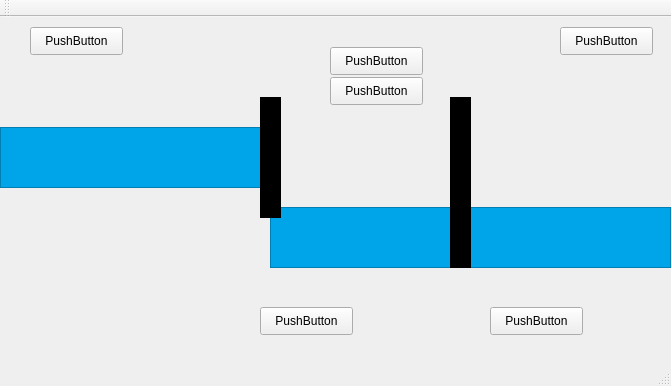
<?xml version="1.0" encoding="UTF-8"?>
<ui version="4.0">
 <class>MainWindow</class>
 <widget class="QMainWindow" name="MainWindow">
  <property name="geometry">
   <rect>
    <x>0</x>
    <y>0</y>
    <width>671</width>
    <height>386</height>
   </rect>
  </property>
  <property name="windowTitle">
   <string>MainWindow</string>
  </property>
  <widget class="QWidget" name="centralWidget">
   <widget class="QLabel" name="Terre">
    <property name="geometry">
     <rect>
      <x>0</x>
      <y>170</y>
      <width>671</width>
      <height>151</height>
     </rect>
    </property>
    <property name="text">
     <string/>
    </property>
    <property name="pixmap">
     <pixmap>../../RessourcesGraph/Ecluse.png</pixmap>
    </property>
    <property name="scaledContents">
     <bool>true</bool>
    </property>
   </widget>
   <widget class="QLabel" name="Vert1">
    <property name="geometry">
     <rect>
      <x>240</x>
      <y>270</y>
      <width>21</width>
      <height>21</height>
     </rect>
    </property>
    <property name="text">
     <string/>
    </property>
    <property name="pixmap">
     <pixmap>../../RessourcesGraph/GreenFire.png</pixmap>
    </property>
    <property name="scaledContents">
     <bool>true</bool>
    </property>
   </widget>
   <widget class="QLabel" name="Vert2">
    <property name="geometry">
     <rect>
      <x>452</x>
      <y>268</y>
      <width>23</width>
      <height>23</height>
     </rect>
    </property>
    <property name="text">
     <string/>
    </property>
    <property name="pixmap">
     <pixmap>../../RessourcesGraph/GreenFire.png</pixmap>
    </property>
    <property name="scaledContents">
     <bool>true</bool>
    </property>
   </widget>
   <widget class="QLabel" name="Rouge2">
    <property name="geometry">
     <rect>
      <x>452</x>
      <y>268</y>
      <width>23</width>
      <height>23</height>
     </rect>
    </property>
    <property name="text">
     <string/>
    </property>
    <property name="pixmap">
     <pixmap>../../RessourcesGraph/RedFire.png</pixmap>
    </property>
    <property name="scaledContents">
     <bool>true</bool>
    </property>
   </widget>
   <widget class="QLabel" name="Rouge1">
    <property name="geometry">
     <rect>
      <x>240</x>
      <y>270</y>
      <width>21</width>
      <height>21</height>
     </rect>
    </property>
    <property name="text">
     <string/>
    </property>
    <property name="pixmap">
     <pixmap>../../RessourcesGraph/RedFire.png</pixmap>
    </property>
    <property name="scaledContents">
     <bool>true</bool>
    </property>
   </widget>
   <widget class="QGraphicsView" name="Eau1">
    <property name="geometry">
     <rect>
      <x>0</x>
      <y>110</y>
      <width>275</width>
      <height>61</height>
     </rect>
    </property>
    <property name="styleSheet">
     <string notr="true">background-color: rgb(0, 164, 232);</string>
    </property>
   </widget>
   <widget class="QGraphicsView" name="Eau3">
    <property name="geometry">
     <rect>
      <x>460</x>
      <y>190</y>
      <width>211</width>
      <height>61</height>
     </rect>
    </property>
    <property name="styleSheet">
     <string notr="true">background-color: rgb(0, 164, 232);</string>
    </property>
   </widget>
   <widget class="QGraphicsView" name="Porte1">
    <property name="geometry">
     <rect>
      <x>260</x>
      <y>80</y>
      <width>21</width>
      <height>121</height>
     </rect>
    </property>
    <property name="styleSheet">
     <string notr="true">background-color: rgb(0, 0, 0);</string>
    </property>
   </widget>
   <widget class="QGraphicsView" name="Porte2">
    <property name="geometry">
     <rect>
      <x>450</x>
      <y>80</y>
      <width>21</width>
      <height>171</height>
     </rect>
    </property>
    <property name="styleSheet">
     <string notr="true">background-color: rgb(0, 0, 0);</string>
    </property>
   </widget>
   <widget class="QGraphicsView" name="EauSas">
    <property name="geometry">
     <rect>
      <x>270</x>
      <y>190</y>
      <width>191</width>
      <height>61</height>
     </rect>
    </property>
    <property name="styleSheet">
     <string notr="true">background-color: rgb(0, 164, 232);</string>
    </property>
   </widget>
   <widget class="QPushButton" name="Etap1">
    <property name="geometry">
     <rect>
      <x>260</x>
      <y>290</y>
      <width>93</width>
      <height>28</height>
     </rect>
    </property>
    <property name="text">
     <string>PushButton</string>
    </property>
   </widget>
   <widget class="QPushButton" name="Etap2">
    <property name="geometry">
     <rect>
      <x>330</x>
      <y>30</y>
      <width>93</width>
      <height>28</height>
     </rect>
    </property>
    <property name="text">
     <string>PushButton</string>
    </property>
   </widget>
   <widget class="QPushButton" name="Etape1">
    <property name="geometry">
     <rect>
      <x>490</x>
      <y>290</y>
      <width>93</width>
      <height>28</height>
     </rect>
    </property>
    <property name="text">
     <string>PushButton</string>
    </property>
   </widget>
   <widget class="QLabel" name="Rouge3">
    <property name="geometry">
     <rect>
      <x>290</x>
      <y>50</y>
      <width>21</width>
      <height>21</height>
     </rect>
    </property>
    <property name="text">
     <string/>
    </property>
    <property name="pixmap">
     <pixmap>../../RessourcesGraph/RedFire.png</pixmap>
    </property>
    <property name="scaledContents">
     <bool>true</bool>
    </property>
   </widget>
   <widget class="QLabel" name="Vert3">
    <property name="geometry">
     <rect>
      <x>290</x>
      <y>50</y>
      <width>21</width>
      <height>21</height>
     </rect>
    </property>
    <property name="text">
     <string/>
    </property>
    <property name="pixmap">
     <pixmap>../../RessourcesGraph/GreenFire.png</pixmap>
    </property>
    <property name="scaledContents">
     <bool>true</bool>
    </property>
   </widget>
   <widget class="QLabel" name="Rouge4">
    <property name="geometry">
     <rect>
      <x>480</x>
      <y>90</y>
      <width>21</width>
      <height>21</height>
     </rect>
    </property>
    <property name="text">
     <string/>
    </property>
    <property name="pixmap">
     <pixmap>../../RessourcesGraph/RedFire.png</pixmap>
    </property>
    <property name="scaledContents">
     <bool>true</bool>
    </property>
   </widget>
   <widget class="QLabel" name="Vert4">
    <property name="geometry">
     <rect>
      <x>480</x>
      <y>90</y>
      <width>21</width>
      <height>21</height>
     </rect>
    </property>
    <property name="text">
     <string/>
    </property>
    <property name="pixmap">
     <pixmap>../../RessourcesGraph/RedFire.png</pixmap>
    </property>
    <property name="scaledContents">
     <bool>true</bool>
    </property>
   </widget>
   <widget class="QPushButton" name="pushButton">
    <property name="geometry">
     <rect>
      <x>330</x>
      <y>60</y>
      <width>93</width>
      <height>28</height>
     </rect>
    </property>
    <property name="text">
     <string>PushButton</string>
    </property>
   </widget>
   <widget class="QLabel" name="BateauAmont">
    <property name="geometry">
     <rect>
      <x>120</x>
      <y>30</y>
      <width>91</width>
      <height>81</height>
     </rect>
    </property>
    <property name="text">
     <string/>
    </property>
    <property name="pixmap">
     <pixmap>../../RessourcesGraph/Bateau1.png</pixmap>
    </property>
    <property name="scaledContents">
     <bool>true</bool>
    </property>
   </widget>
   <widget class="QLabel" name="BateauAvale">
    <property name="geometry">
     <rect>
      <x>540</x>
      <y>110</y>
      <width>91</width>
      <height>81</height>
     </rect>
    </property>
    <property name="text">
     <string/>
    </property>
    <property name="pixmap">
     <pixmap>../../RessourcesGraph/Bateau2.png</pixmap>
    </property>
    <property name="scaledContents">
     <bool>true</bool>
    </property>
   </widget>
   <widget class="QPushButton" name="pushButton_2">
    <property name="geometry">
     <rect>
      <x>560</x>
      <y>10</y>
      <width>93</width>
      <height>28</height>
     </rect>
    </property>
    <property name="text">
     <string>PushButton</string>
    </property>
   </widget>
   <widget class="QPushButton" name="pushButton_3">
    <property name="geometry">
     <rect>
      <x>30</x>
      <y>10</y>
      <width>93</width>
      <height>28</height>
     </rect>
    </property>
    <property name="text">
     <string>PushButton</string>
    </property>
   </widget>
   <zorder>Terre</zorder>
   <zorder>Vert1</zorder>
   <zorder>Vert2</zorder>
   <zorder>Rouge2</zorder>
   <zorder>Rouge1</zorder>
   <zorder>Eau1</zorder>
   <zorder>Eau3</zorder>
   <zorder>EauSas</zorder>
   <zorder>Porte1</zorder>
   <zorder>Porte2</zorder>
   <zorder>Etap1</zorder>
   <zorder>Etap2</zorder>
   <zorder>Etape1</zorder>
   <zorder>Rouge3</zorder>
   <zorder>Vert3</zorder>
   <zorder>Rouge4</zorder>
   <zorder>Vert4</zorder>
   <zorder>pushButton</zorder>
   <zorder>BateauAmont</zorder>
   <zorder>BateauAvale</zorder>
   <zorder>pushButton_2</zorder>
   <zorder>pushButton_3</zorder>
  </widget>
  <widget class="QMenuBar" name="menuBar">
   <property name="geometry">
    <rect>
     <x>0</x>
     <y>0</y>
     <width>671</width>
     <height>26</height>
    </rect>
   </property>
  </widget>
  <widget class="QToolBar" name="mainToolBar">
   <attribute name="toolBarArea">
    <enum>TopToolBarArea</enum>
   </attribute>
   <attribute name="toolBarBreak">
    <bool>false</bool>
   </attribute>
  </widget>
  <widget class="QStatusBar" name="statusBar"/>
 </widget>
 <layoutdefault spacing="6" margin="11"/>
 <resources/>
 <connections/>
</ui>
